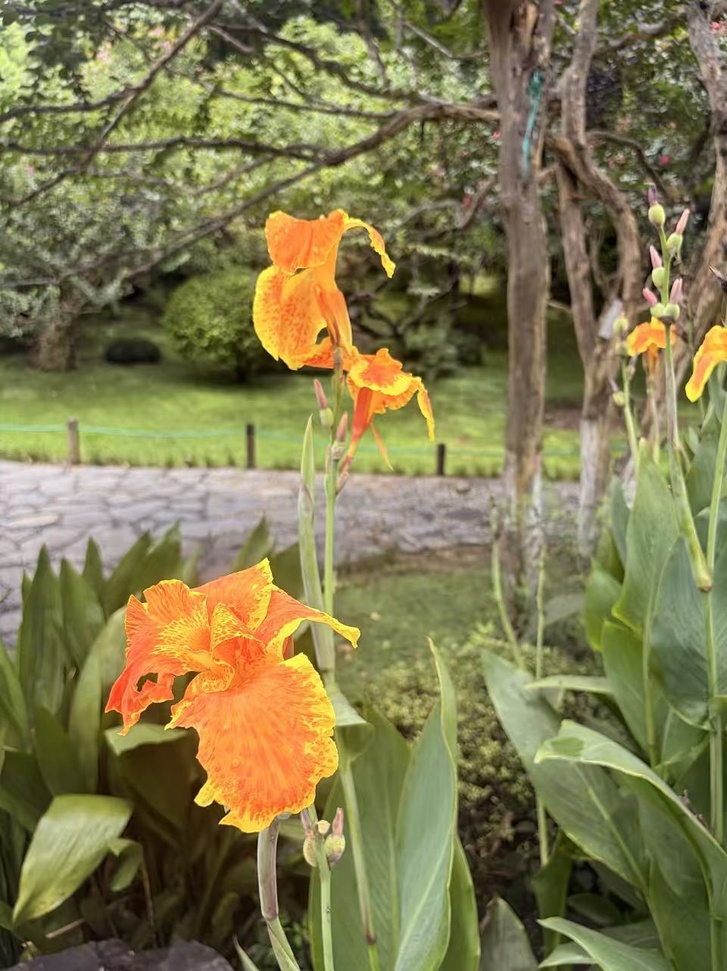
#> input picture my_photo.jpg, 727 x 971 px, shrunk from 960 x 1282 before the run
$ python denoise_experiment.py
#> lines starting #> are read from the running program, lines starting #| are printed output that depends on the picture
import cv2
import numpy as np
from skimage.metrics import peak_signal_noise_ratio as psnr
from skimage.metrics import structural_similarity as ssim

# 1. 读图，换成你的手机夜景照片也可以，记得转灰度
img = cv2.imread('my_photo.jpg', cv2.IMREAD_GRAYSCALE)
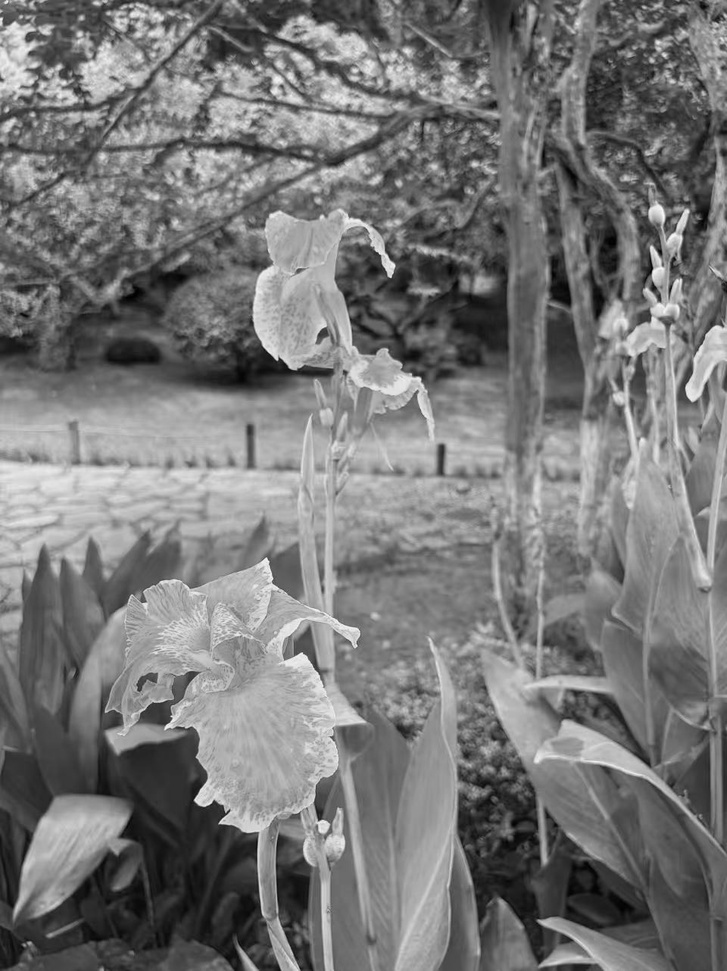
#> img: shape (971, 727); min 0, max 249, mean 118.9
if img is None:
    raise FileNotFoundError('请把 my_photo.jpg 放在同一目录，或换成你的图片路径')

# 2. 加高斯噪声 sigma=25
np.random.seed(0)
noise = np.random.normal(0, 25, img.shape)
noisy = np.clip(img.astype(np.float32) + noise, 0, 255).astype(np.uint8)

# 3. 三种降噪
gauss = cv2.GaussianBlur(noisy, (5, 5), 1.0)
median = cv2.medianBlur(noisy, 5)
bilateral = cv2.bilateralFilter(noisy, 9, 75, 75)

# 4. 输出指标
methods = [('Noisy', noisy), ('Gaussian', gauss), ('Median', median), ('Bilateral', bilateral)]
print('| 方法 | PSNR/dB | SSIM |')
print('|---|---:|---:|')
for name, out in methods:
    p = psnr(img, out, data_range=255)
    s = ssim(img, out, data_range=255)
    print(f'| {name} | {p:.2f} | {s:.3f} |')
#> this loop made 4 passes
#> (name, p, s) on passes 1 to 4: ('Noisy', 20.26, 0.376), ('Gaussian', 29.4, 0.798), ('Median', 28.44, 0.779), ('Bilateral', 28.47, 0.797)
#| | Noisy | 20.26 | 0.376 |
#| | Gaussian | 29.40 | 0.798 |
#| | Median | 28.44 | 0.779 |
#| | Bilateral | 28.47 | 0.797 |

# 5. 保存五连对比图
h, w = img.shape
#> h = 971; w = 727
canvas = np.zeros((h, w * 5), dtype=np.uint8)
for i, im in enumerate([img, noisy, gauss, median, bilateral]):
    canvas[:, i*w:(i+1)*w] = im
#> this loop made 5 passes
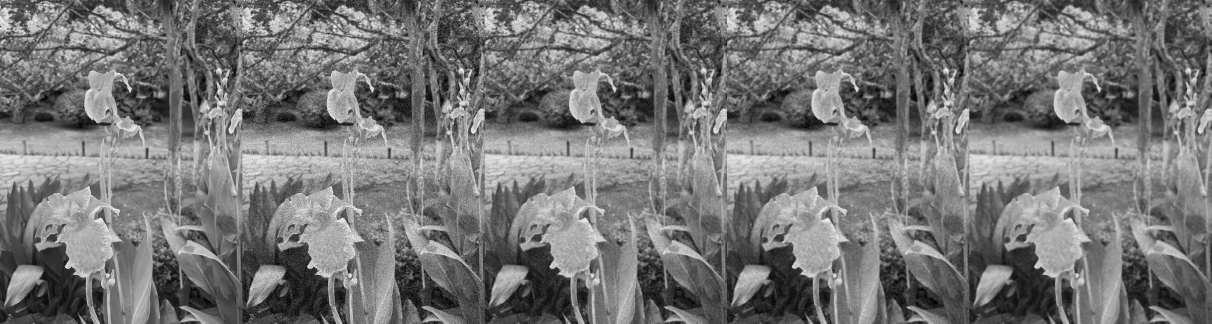
#> canvas: shape (971, 3635) (shown at 1/3 size); min 0, max 255, mean 118.6
cv2.imwrite('comparison.png', canvas)
for n, im in [('noisy',noisy),('gauss',gauss),('median',median),('bilateral',bilateral)]:
    cv2.imwrite(f'out_{n}.png', im)
#> this loop made 4 passes
#> n on passes 1 to 4: 'noisy', 'gauss', 'median', 'bilateral'
print('已保存 comparison.png')
